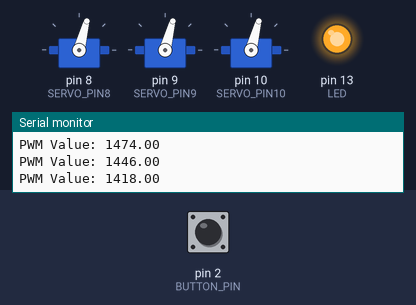
This sketch was run on a simulated Arduino Uno, built with avr-gcc and run on an emulated ATmega328P. On the bench: 3 × servo, output pins drawn as LEDs (lit = HIGH), the last lines printed to the serial monitor. The inputs (shaded band) are chosen by the test bench; at power-on: pin 2 (BUTTON_PIN) HIGH.

Above: at 1.7 s.
1.8 s: pin 2 (BUTTON_PIN) pulled LOW for 3.2 s
At 3.1 s:
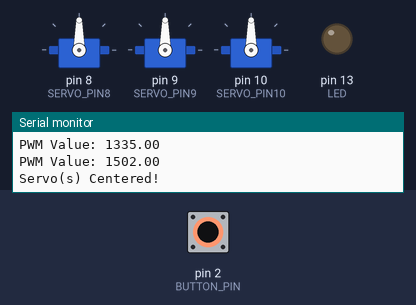
7.7 s: pin 2 (BUTTON_PIN) pulled LOW for 0.15 s
At 8.21 s:
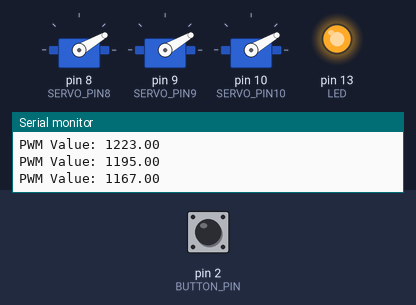
10.8 s: pin 2 (BUTTON_PIN) pulled LOW for 1 s
At 11.95 s:
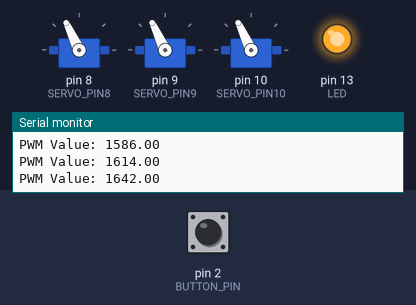
14.8 s: pin 2 (BUTTON_PIN) pulsed LOW 2 times (0.12 s each, 0.3 s apart)
At 16.59 s:
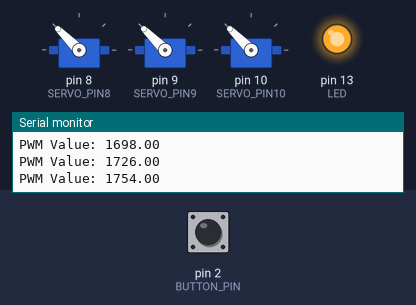
18.4 s: pin 2 (BUTTON_PIN) pulsed LOW 2 times (0.12 s each, 0.3 s apart)
At 19.27 s:
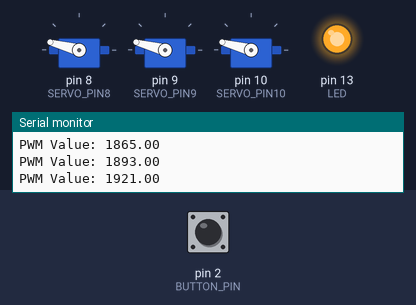
Timing chart, 0 to 23.0 s (numbered marks = the images above; inputs shaded):
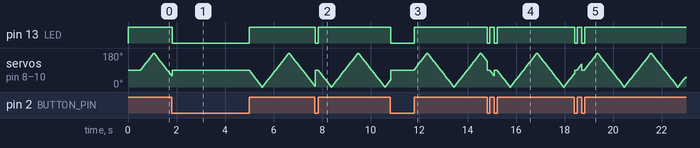

Measured:
- after the input at 1.8 s, pin 13 (LED): HIGH → LOW at once, → HIGH 3.2 s later
- after the input at 7.7 s, pin 13 (LED): HIGH → LOW at once, → HIGH 0.12 s later
- after the input at 10.8 s, pin 13 (LED): HIGH → LOW at once, → HIGH 0.98 s later
- after the input at 14.8 s, pin 13 (LED): alternates HIGH for 0.18 s and LOW for 0.12 s, 4 changes in all, then stays HIGH, starting at once
- after the input at 18.4 s, pin 13 (LED): alternates HIGH for 0.18 s and LOW for 0.12 s, 4 changes in all, then stays HIGH, starting at once

The sketch:

ServoTester.ino
```cpp
// (licence header left out)
#include <Servo.h>

#define BUTTON_PIN 2
#define SERVO_PIN8 8
#define SERVO_PIN9 9
#define SERVO_PIN10 10

const int center = 90; //90 is center (0-179)
int pos = center;

Servo servo_8;
Servo servo_9;
Servo servo_10;

const int stepValue = 5;
int direct = 1;


/**** SETUP ****/
void setup()
{
  pinMode(13, OUTPUT);  // LED
  servo_8.attach(SERVO_PIN8);
  servo_9.attach(SERVO_PIN9);
  servo_10.attach(SERVO_PIN10);
  pinMode(BUTTON_PIN, INPUT_PULLUP);

  Serial.begin(9600);
  Serial.println("Servo Center & Tester");
  digitalWrite(13, HIGH);
  centerServos();
  delay(500);
  digitalWrite(13, LOW);
}

/**** LOOP ****/
void loop()
{
  if (digitalRead(BUTTON_PIN) == HIGH) {
    if (pos >= 179 || pos <= 0) {
      direct = direct * -1;
    }
    pos = pos + (stepValue * direct);
    digitalWrite(13, HIGH);
    writeToServos(pos);
  } else if (pos != center) {
    digitalWrite(13, LOW);
    centerServos();
  }
  if (pos == center) {
    digitalWrite(13, LOW);
  }
}

void centerServos() {
  pos = center;
  writeToServos(pos);
  Serial.println("Servo(s) Centered!");
}

void writeToServos(int pos) {
  servo_8.write(pos);
  servo_9.write(pos);
  servo_10.write(pos);

  double pwmValue = map(pos, 0, 179, 1000, 2000);
  Serial.println("PWM Value: " + String(pwmValue));
  delay(30);
}
```
